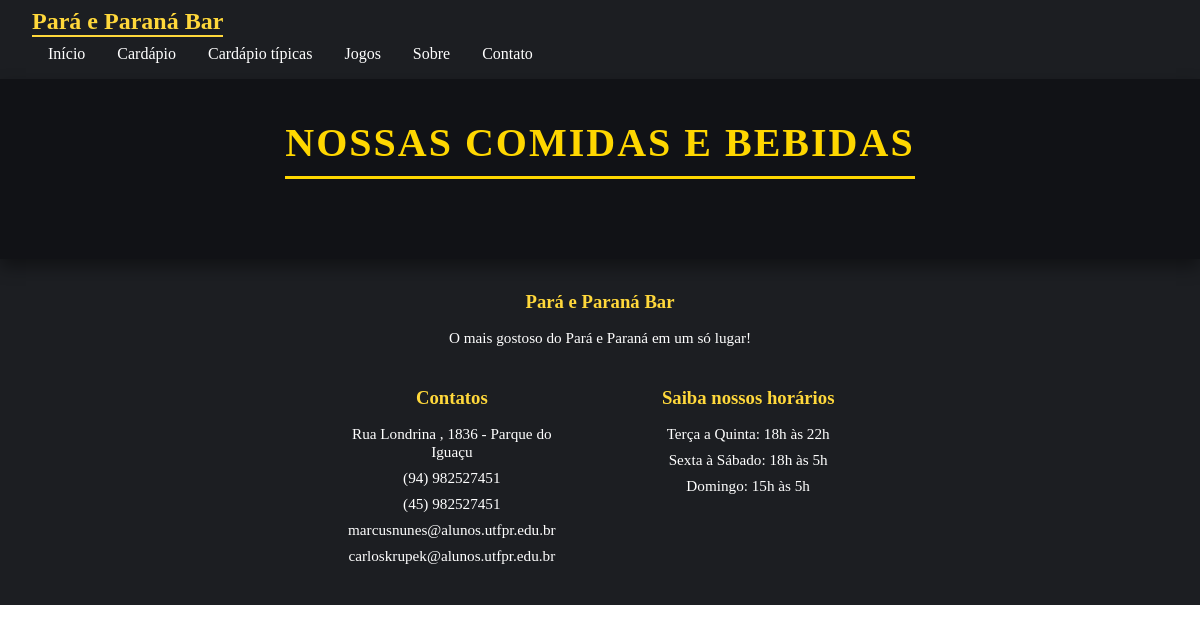
Before: /sitebar/cardapio/tipicas/ with the older database file.
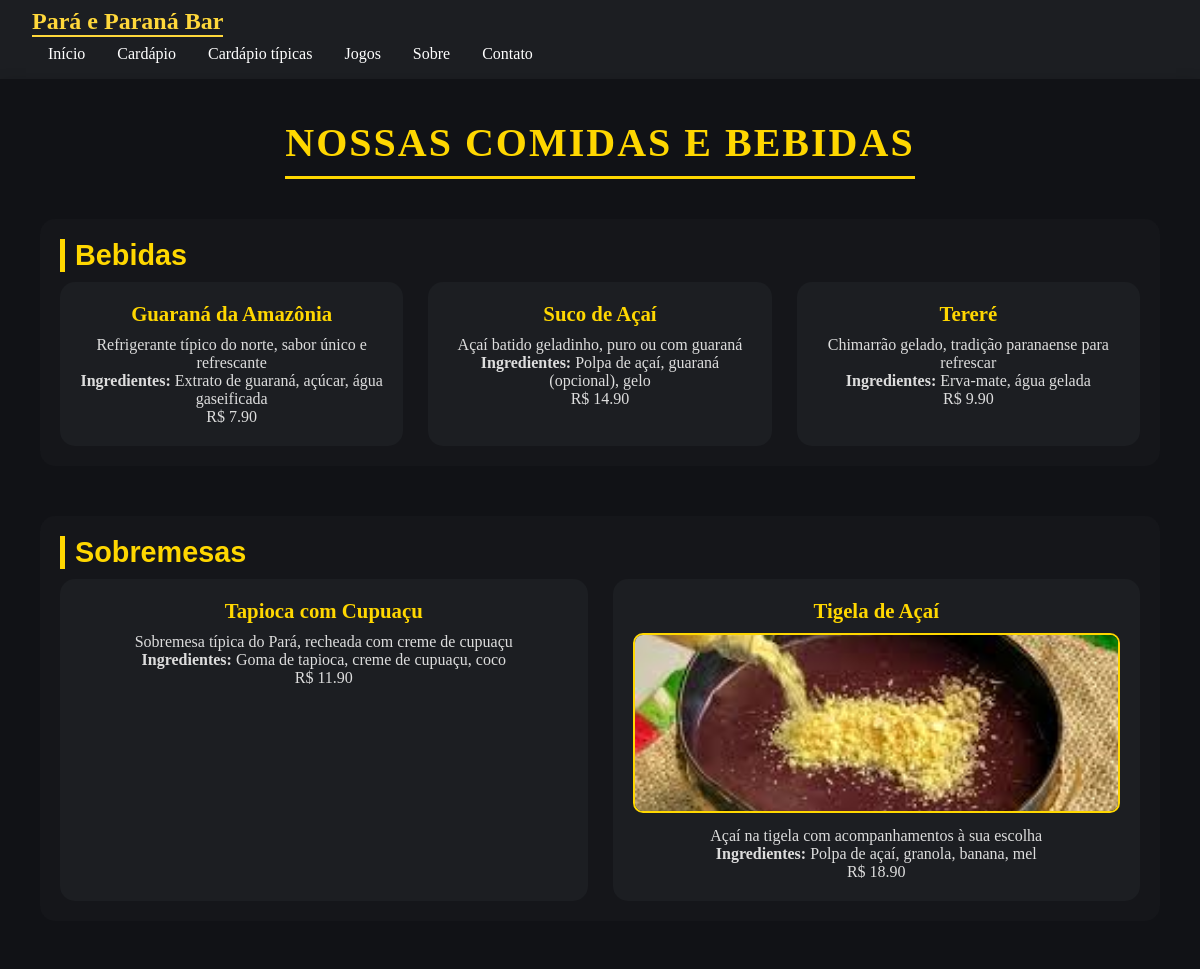
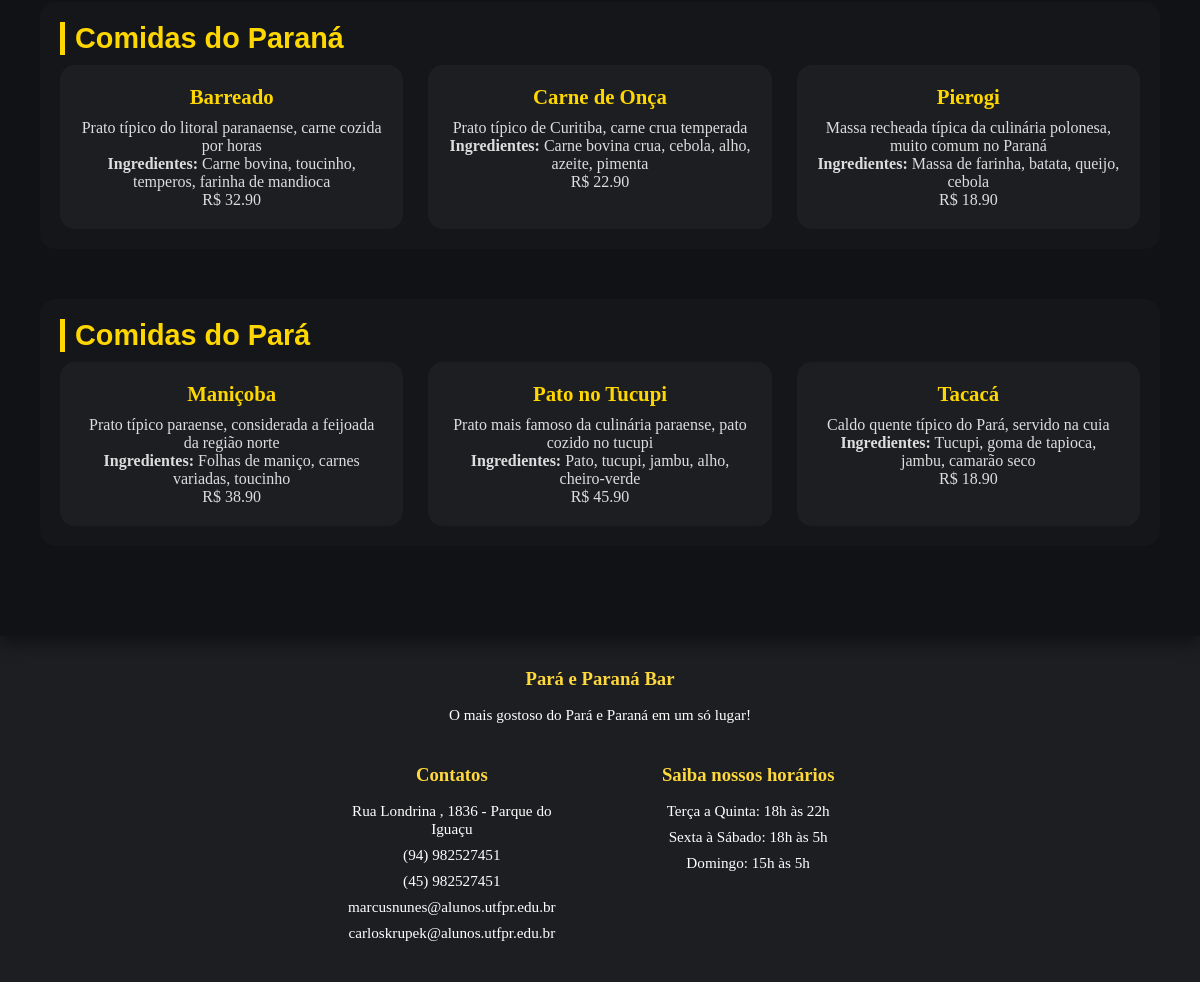
After: the same page with the newer database file (2 pictures, top to bottom).
### sitebar/models.py (models this page shows, shortened)
class Categoria_prato(models.Model):
    nome_categoria = models.CharField(max_length=50)
    descricao_categoria = models.TextField(blank=True)

class Prato(models.Model):
    categoria = models.ForeignKey(Categoria_prato, on_delete=models.CASCADE, related_name='pratos')
    nome_prato = models.CharField(max_length=50)
    descricao_prato = models.TextField(blank=True)
    ingredientes_prato = models.TextField(blank=True)
    preco_prato = models.DecimalField(max_digits=6, decimal_places=2)
    imagem_prato = models.ImageField(upload_to='imagens/', blank=True, null=True)
    tipico = models.BooleanField(default=False)

### sitebar/views.py (the view)
# urls.py: path('cardapio/tipicas/', views.cardapio_tipica, name='cardapio_tipica'),
def cardapio_tipica(request):
    categorias = Categoria_prato.objects.filter(pratos__tipico=True).distinct()
    pratos = Prato.objects.order_by('categoria__nome_categoria', 'nome_prato')
    return render(request, 'sitebar/cardapio-tipicas.html', {
        'categorias': categorias,
        'pratos': pratos
    })

### sitebar/templates/sitebar/cardapio-tipicas.html (shortened to what this page needs)
<!DOCTYPE html>
{% load static %}
<html lang="pt-BR">
<head>
    <link rel="stylesheet" href={% static "estilo.css" %}>
</head>
<body>
    <header>
        <nav class="navbar">
            <div class="nav-container">
                <div class="logo">
                    <h1>Pará e Paraná Bar</h1>
                </div>
                <ul class="nav-menu">
                    <li><a href="{% url "index" %}">Início</a></li>
                    <li><a href="{% url "cardapio_comida" %}">Cardápio</a></li>
                    <li><a href="{% url "cardapio_tipica" %}">Cardápio típicas</a></li>
                    <li><a href="{% url "catalogo_jogo" %}">Jogos</a></li>
                    <li><a href="{% url "index" %}#sobre">Sobre</a></li>
                    <li><a href="{% url "index" %}#contato">Contato</a></li>
                </ul>
            </div>
        </nav>
    </header>
    <main>
        <div class="cardapio-container">
            <div class="cardapio-header">
                <h1>Nossas comidas e bebidas</h1>
            </div>
            {% for categoria in categorias %}
                <div class="cardapio-category">
                    <h2>{{ categoria.nome_categoria }}</h2>
                    <div class="cardapio-grid">
                        {% for prato in pratos %}
                            {% if prato.tipico == True %}
                                {% if prato.categoria == categoria %}
                                    <div class="cardapio-opcoes">
                                        <div class="cardapio-opcoes-content">
                                            <h3>{{ prato.nome_prato }}</h3>
                                            {% if prato.imagem_prato %}
                                            <div class="cardapio-opcoes-image">
                                                <img src="{{ prato.imagem_prato.url }}" alt="{{ prato.nome_prato }}">
                                            </div>
                                            {% endif %}
                                            <p>{{ prato.descricao_prato|default:"Sem descrição." }}</p>
                                            {% if prato.ingredientes_prato %}
                                            <p><strong>Ingredientes:</strong> {{ prato.ingredientes_prato }}</p>
                                            {% endif %}
                                            <p class="preco">R$ {{ prato.preco_prato }}</p>
                                        </div>
                                    </div>
                                {% endif %}
                            {% endif %}
                        {% endfor %}
                    </div>
                </div>
            {% endfor %}
        </div>
    </main>
    <footer id="contato" class="footer">
        <div class="footer-container">
            <div class="footer-content">
                <div class="footer-column">
                    <h3>Pará e Paraná Bar</h3>
                    <p>O mais gostoso do Pará e Paraná em um só lugar!</p>
                </div>
                 <div class="footer-bottom">
                    <div class="footer-column">
                        <h3>Contatos</h3>
                        <p>Rua Londrina , 1836 - Parque do Iguaçu</p>
                        <p>(94) 982527451</p>
                        <p>(45) 982527451</p>
                        <p>marcusnunes@alunos.utfpr.edu.br</p>
                        <p>carloskrupek@alunos.utfpr.edu.br</p>
                    </div>
                    <div class="footer-column">
                        <h3>Saiba nossos horários</h3>
                        <p>Terça a Quinta: 18h às 22h</p>
                        <p>Sexta à Sábado: 18h às 5h</p>
                        <p>Domingo: 15h às 5h</p>
                    </div>
                </div>
            </div>
        </div>
    </footer>
</body>
</html>

Changed rows visible on the page:
now on this page (row unchanged): Categoria_prato: nome_categoria "Bebidas"
added Prato: nome_prato "Guaraná da Amazônia", descricao_prato "Refrigerante típico do norte, sabor único e refrescante", ingredientes_prato "Extrato de guaraná, açúcar, água gaseificada", preco_prato "7.90", shown under "Bebidas"
added Prato: nome_prato "Suco de Açaí", descricao_prato "Açaí batido geladinho, puro ou com guaraná", ingredientes_prato "Polpa de açaí, guaraná (opcional), gelo", preco_prato "14.90", shown under "Bebidas"
added Prato: nome_prato "Tereré", descricao_prato "Chimarrão gelado, tradição paranaense para refrescar", ingredientes_prato "Erva-mate, água gelada", preco_prato "9.90", shown under "Bebidas"
now on this page (row unchanged): Categoria_prato: nome_categoria "Sobremesas"
added Prato: nome_prato "Tapioca com Cupuaçu", descricao_prato "Sobremesa típica do Pará, recheada com creme de cupuaçu", ingredientes_prato "Goma de tapioca, creme de cupuaçu, coco", preco_prato "11.90", shown under "Sobremesas"
added Prato: nome_prato "Tigela de Açaí", imagem_prato (picture), descricao_prato "Açaí na tigela com acompanhamentos à sua escolha", ingredientes_prato "Polpa de açaí, granola, banana, mel", preco_prato "18.90", shown under "Sobremesas"
added Categoria_prato: nome_categoria "Comidas do Paraná"
added Prato: nome_prato "Barreado", descricao_prato "Prato típico do litoral paranaense, carne cozida por horas", ingredientes_prato "Carne bovina, toucinho, temperos, farinha de mandioca", preco_prato "32.90", shown under "Comidas do Paraná"
added Prato: nome_prato "Carne de Onça", descricao_prato "Prato típico de Curitiba, carne crua temperada", ingredientes_prato "Carne bovina crua, cebola, alho, azeite, pimenta", preco_prato "22.90", shown under "Comidas do Paraná"
added Prato: nome_prato "Pierogi", descricao_prato "Massa recheada típica da culinária polonesa, muito comum no Paraná", ingredientes_prato "Massa de farinha, batata, queijo, cebola", preco_prato "18.90", shown under "Comidas do Paraná"
added Categoria_prato: nome_categoria "Comidas do Pará"
added Prato: nome_prato "Maniçoba", descricao_prato "Prato típico paraense, considerada a feijoada da região norte", ingredientes_prato "Folhas de maniço, carnes variadas, toucinho", preco_prato "38.90", shown under "Comidas do Pará"
added Prato: nome_prato "Pato no Tucupi", descricao_prato "Prato mais famoso da culinária paraense, pato cozido no tucupi", ingredientes_prato "Pato, tucupi, jambu, alho, cheiro-verde", preco_prato "45.90", shown under "Comidas do Pará"
added Prato: nome_prato "Tacacá", descricao_prato "Caldo quente típico do Pará, servido na cuia", ingredientes_prato "Tucupi, goma de tapioca, jambu, camarão seco", preco_prato "18.90", shown under "Comidas do Pará"
